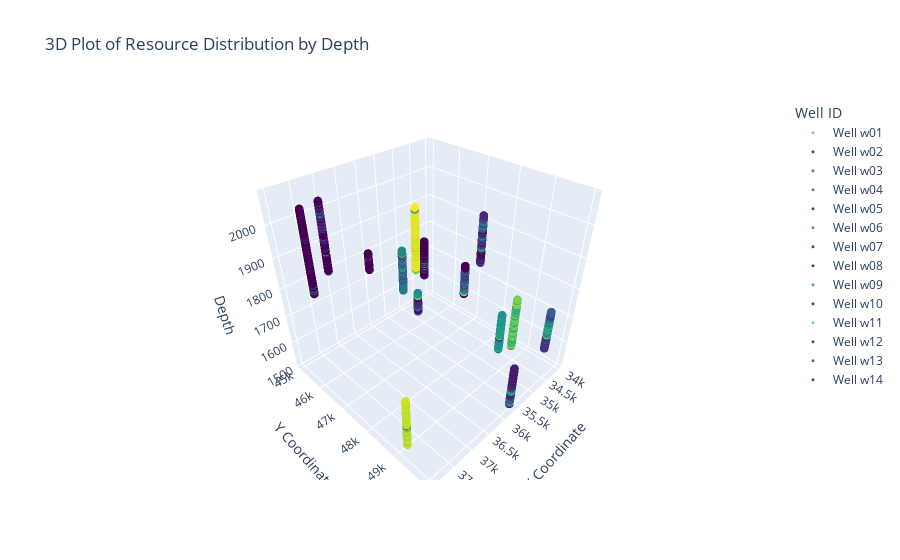

The code cell stored with this chart in its notebook:
### Code cell
# Create a 3D scatter plot
fig = go.Figure()

for idx, df in enumerate(esti_data_list):
    well_name = well_loc.iloc[idx]['Well']
    x_coord = well_loc.iloc[idx]['X']
    y_coord = well_loc.iloc[idx]['Y']
    
    fig.add_trace(go.Scatter3d(
        x=[x_coord] * len(df),  # Repeat the X coordinate for each depth
        y=[y_coord] * len(df),  # Repeat the Y coordinate for each depth
        z=df['Depth'],
        mode='markers',
        marker=dict(
            size=3,
            color=df['Estimated Resources'],  # Color points by estimated resources
            colorscale='Viridis',
            opacity=0.8
        ),
        name=f'Well {well_name}'
    ))

# Update plot layout
fig.update_layout(
    title='3D Plot of Resource Distribution by Depth',
    scene=dict(
        xaxis_title='X Coordinate',
        yaxis_title='Y Coordinate',
        zaxis_title='Depth'
    ),
    legend_title="Well ID"
)

fig.show()

### Figure 1 — Plotly figure (JSON) as saved in the notebook; plotly's stock layout.template omitted (floating-point values rounded to 4 significant figures; data arrays with more than 128 entries replaced by an {"elided": "..."} marker saying what was removed)
{"data": [{"marker": {"color": {"elided": "1624 float values"}, "colorscale": [[0, "#440154"], [0.1111, "#482878"], [0.2222, "#3e4989"], [0.3333, "#31688e"], [0.4444, "#26828e"], [0.5556, "#1f9e89"], [0.6667, "#35b779"], [0.7778, "#6ece58"], [0.8889, "#b5de2b"], [1, "#fde725"]], "opacity": 0.8, "size": 3}, "mode": "markers", "name": "Well w01", "type": "scatter3d", "x": {"elided": "1624 int values"}, "y": {"elided": "1624 int values"}, "z": {"elided": "1624 float values"}}, {"marker": {"color": {"elided": "402 float values"}, "colorscale": [[0, "#440154"], [0.1111, "#482878"], [0.2222, "#3e4989"], [0.3333, "#31688e"], [0.4444, "#26828e"], [0.5556, "#1f9e89"], [0.6667, "#35b779"], [0.7778, "#6ece58"], [0.8889, "#b5de2b"], [1, "#fde725"]], "opacity": 0.8, "size": 3}, "mode": "markers", "name": "Well w02", "type": "scatter3d", "x": {"elided": "402 int values"}, "y": {"elided": "402 int values"}, "z": {"elided": "402 float values"}}, {"marker": {"color": {"elided": "1478 float values"}, "colorscale": [[0, "#440154"], [0.1111, "#482878"], [0.2222, "#3e4989"], [0.3333, "#31688e"], [0.4444, "#26828e"], [0.5556, "#1f9e89"], [0.6667, "#35b779"], [0.7778, "#6ece58"], [0.8889, "#b5de2b"], [1, "#fde725"]], "opacity": 0.8, "size": 3}, "mode": "markers", "name": "Well w03", "type": "scatter3d", "x": {"elided": "1478 int values"}, "y": {"elided": "1478 int values"}, "z": {"elided": "1478 float values"}}, {"marker": {"color": {"elided": "1609 float values"}, "colorscale": [[0, "#440154"], [0.1111, "#482878"], [0.2222, "#3e4989"], [0.3333, "#31688e"], [0.4444, "#26828e"], [0.5556, "#1f9e89"], [0.6667, "#35b779"], [0.7778, "#6ece58"], [0.8889, "#b5de2b"], [1, "#fde725"]], "opacity": 0.8, "size": 3}, "mode": "markers", "name": "Well w04", "type": "scatter3d", "x": {"elided": "1609 int values"}, "y": {"elided": "1609 int values"}, "z": {"elided": "1609 float values"}}, {"marker": {"color": {"elided": "1263 float values"}, "colorscale": [[0, "#440154"], [0.1111, "#482878"], [0.2222, "#3e4989"], [0.3333, "#31688e"], [0.4444, "#26828e"], [0.5556, "#1f9e89"], [0.6667, "#35b779"], [0.7778, "#6ece58"], [0.8889, "#b5de2b"], [1, "#fde725"]], "opacity": 0.8, "size": 3}, "mode": "markers", "name": "Well w05", "type": "scatter3d", "x": {"elided": "1263 int values"}, "y": {"elided": "1263 int values"}, "z": {"elided": "1263 float values"}}, {"marker": {"color": {"elided": "1380 float values"}, "colorscale": [[0, "#440154"], [0.1111, "#482878"], [0.2222, "#3e4989"], [0.3333, "#31688e"], [0.4444, "#26828e"], [0.5556, "#1f9e89"], [0.6667, "#35b779"], [0.7778, "#6ece58"], [0.8889, "#b5de2b"], [1, "#fde725"]], "opacity": 0.8, "size": 3}, "mode": "markers", "name": "Well w06", "type": "scatter3d", "x": {"elided": "1380 int values"}, "y": {"elided": "1380 int values"}, "z": {"elided": "1380 float values"}}, {"marker": {"color": {"elided": "1118 float values"}, "colorscale": [[0, "#440154"], [0.1111, "#482878"], [0.2222, "#3e4989"], [0.3333, "#31688e"], [0.4444, "#26828e"], [0.5556, "#1f9e89"], [0.6667, "#35b779"], [0.7778, "#6ece58"], [0.8889, "#b5de2b"], [1, "#fde725"]], "opacity": 0.8, "size": 3}, "mode": "markers", "name": "Well w07", "type": "scatter3d", "x": {"elided": "1118 int values"}, "y": {"elided": "1118 int values"}, "z": {"elided": "1118 float values"}}, {"marker": {"color": {"elided": "420 float values"}, "colorscale": [[0, "#440154"], [0.1111, "#482878"], [0.2222, "#3e4989"], [0.3333, "#31688e"], [0.4444, "#26828e"], [0.5556, "#1f9e89"], [0.6667, "#35b779"], [0.7778, "#6ece58"], [0.8889, "#b5de2b"], [1, "#fde725"]], "opacity": 0.8, "size": 3}, "mode": "markers", "name": "Well w08", "type": "scatter3d", "x": {"elided": "420 int values"}, "y": {"elided": "420 int values"}, "z": {"elided": "420 float values"}}, {"marker": {"color": {"elided": "1408 float values"}, "colorscale": [[0, "#440154"], [0.1111, "#482878"], [0.2222, "#3e4989"], [0.3333, "#31688e"], [0.4444, "#26828e"], [0.5556, "#1f9e89"], [0.6667, "#35b779"], [0.7778, "#6ece58"], [0.8889, "#b5de2b"], [1, "#fde725"]], "opacity": 0.8, "size": 3}, "mode": "markers", "name": "Well w09", "type": "scatter3d", "x": {"elided": "1408 int values"}, "y": {"elided": "1408 int values"}, "z": {"elided": "1408 float values"}}, {"marker": {"color": {"elided": "609 float values"}, "colorscale": [[0, "#440154"], [0.1111, "#482878"], [0.2222, "#3e4989"], [0.3333, "#31688e"], [0.4444, "#26828e"], [0.5556, "#1f9e89"], [0.6667, "#35b779"], [0.7778, "#6ece58"], [0.8889, "#b5de2b"], [1, "#fde725"]], "opacity": 0.8, "size": 3}, "mode": "markers", "name": "Well w10", "type": "scatter3d", "x": {"elided": "609 int values"}, "y": {"elided": "609 int values"}, "z": {"elided": "609 float values"}}, {"marker": {"color": {"elided": "1598 float values"}, "colorscale": [[0, "#440154"], [0.1111, "#482878"], [0.2222, "#3e4989"], [0.3333, "#31688e"], [0.4444, "#26828e"], [0.5556, "#1f9e89"], [0.6667, "#35b779"], [0.7778, "#6ece58"], [0.8889, "#b5de2b"], [1, "#fde725"]], "opacity": 0.8, "size": 3}, "mode": "markers", "name": "Well w11", "type": "scatter3d", "x": {"elided": "1598 int values"}, "y": {"elided": "1598 int values"}, "z": {"elided": "1598 float values"}}, {"marker": {"color": {"elided": "1408 float values"}, "colorscale": [[0, "#440154"], [0.1111, "#482878"], [0.2222, "#3e4989"], [0.3333, "#31688e"], [0.4444, "#26828e"], [0.5556, "#1f9e89"], [0.6667, "#35b779"], [0.7778, "#6ece58"], [0.8889, "#b5de2b"], [1, "#fde725"]], "opacity": 0.8, "size": 3}, "mode": "markers", "name": "Well w12", "type": "scatter3d", "x": {"elided": "1408 int values"}, "y": {"elided": "1408 int values"}, "z": {"elided": "1408 float values"}}, {"marker": {"color": {"elided": "1464 float values"}, "colorscale": [[0, "#440154"], [0.1111, "#482878"], [0.2222, "#3e4989"], [0.3333, "#31688e"], [0.4444, "#26828e"], [0.5556, "#1f9e89"], [0.6667, "#35b779"], [0.7778, "#6ece58"], [0.8889, "#b5de2b"], [1, "#fde725"]], "opacity": 0.8, "size": 3}, "mode": "markers", "name": "Well w13", "type": "scatter3d", "x": {"elided": "1464 int values"}, "y": {"elided": "1464 int values"}, "z": {"elided": "1464 float values"}}, {"marker": {"color": {"elided": "1475 float values"}, "colorscale": [[0, "#440154"], [0.1111, "#482878"], [0.2222, "#3e4989"], [0.3333, "#31688e"], [0.4444, "#26828e"], [0.5556, "#1f9e89"], [0.6667, "#35b779"], [0.7778, "#6ece58"], [0.8889, "#b5de2b"], [1, "#fde725"]], "opacity": 0.8, "size": 3}, "mode": "markers", "name": "Well w14", "type": "scatter3d", "x": {"elided": "1475 int values"}, "y": {"elided": "1475 int values"}, "z": {"elided": "1475 float values"}}], "layout": {"legend": {"title": {"text": "Well ID"}}, "scene": {"xaxis": {"title": {"text": "X Coordinate"}}, "yaxis": {"title": {"text": "Y Coordinate"}}, "zaxis": {"title": {"text": "Depth"}}}, "title": {"text": "3D Plot of Resource Distribution by Depth"}}}
